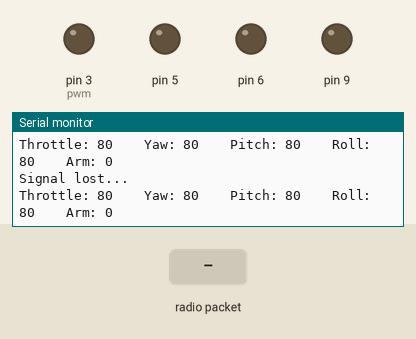
This sketch was run on a simulated Arduino Uno, built with avr-gcc and run on an emulated ATmega328P. On the bench: output pins drawn as LEDs (lit = HIGH), the last lines printed to the serial monitor. The inputs (shaded band) are chosen by the test bench. No radio packets arrive unless stated.

Above: at 1.2 s.
1.3 s: radio packet "Aux2:" arrives
At 1.5 s:
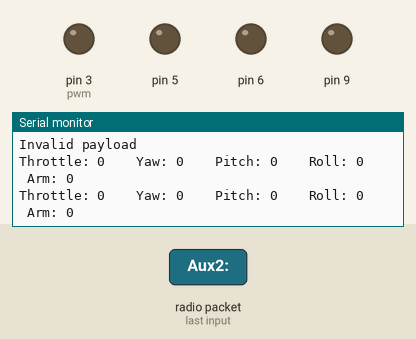
4.3 s: radio packet "#" arrives
At 4.43 s:
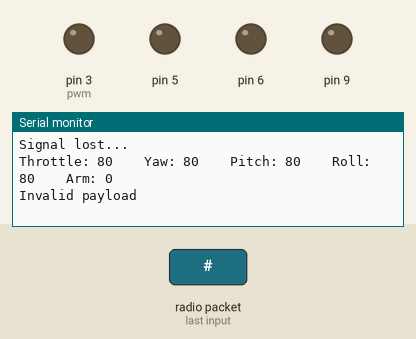

The sketch:

DroneTest_MiniPro.ino
```cpp
#include <SPI.h>
#include <nRF24L01.h>
#include <RF24.h>

//Pinouts
//MOSI  <==>  11
//MISO  <==> 12
//SCK   <==>   13

int pwm = 3;  //PWM output on pin D3

//create objects
RF24 radio(7, 8);   // nRF24L01 (CE, CSN)
const byte address[6] = "000786"; // Remember that this code is the same as in the transmitter and receiver
unsigned long lastRecvTime = 0;
/**************************************************/

// Max size of this struct is 32 bytes - NRF24L01 buffer limit
struct Data_Package {
  //byte j1PotX;
  //byte j1PotY;
  //byte j1Button;
  //byte j2PotX;
  //byte j2PotY;
  //byte j2Button;
  byte throttle;
  byte yaw;
  byte pitch;
  byte roll;
  byte arm;      //0-DISARMED 1-ARMED
  //byte AUX1;
  //byte AUX2;
  //byte GPSSwtich; //0-OFF 1-ON
};

/**************************************************/
// Instanciate a Chrono object.
Data_Package data; //Create a variable with the above structure

void resetPacket(){
  // Set initial default values
  //data.j1PotX = 127; // Values from 0 to 255. When Joystick is in resting position, the value is in the middle, or 127. We actually map the pot value from 0 to 1023 to 0 to 255 because that's one BYTE value
  //data.j1PotY = 127;
  //data.j2PotX = 127;
  //data.j2PotY = 127;
  //data.j1Button = 1;
  //data.j2Button = 1;
  data.throttle = 80;
  data.yaw = 80;
  data.pitch = 80;
  data.roll = 80;
  data.arm = 0;
  //data.AUX1 = 1;
  //data.AUX2 = 1;
  //data.GPSSwtich = 0;
}

/**************************************************/

void setup() {
  //pinMode(LED_BUILTIN, OUTPUT);
  pinMode(3,OUTPUT);
  pinMode(5,OUTPUT);
  pinMode(6,OUTPUT);
  pinMode(9,OUTPUT);
  digitalWrite(3,LOW);
  digitalWrite(5,LOW);
  digitalWrite(6,LOW);
  digitalWrite(9,LOW);

  Serial.begin(9600);
  Serial.println("Restarting....");
  resetPacket();
  lastRecvTime = millis(); //here we receive the data
  // Define the radio communication
  //Serial.print("initialize Radio...");
  radio.begin();
  radio.openReadingPipe(0,address);
  radio.setPALevel(RF24_PA_LOW);
  radio.setDataRate(RF24_250KBPS);
  radio.setAutoAck(false);  //Must have this line
  //we start the radio comunication
  radio.startListening();
  //Serial.print("Radio Listening...");
}


/**************************************************/

void recvData()
{
  //digitalWrite(LED_BUILTIN, LOW);
  if (radio.available()) {
    //radio.read(&data, sizeof(Data_Package));

    char text[20] = "";
    radio.read(&text, sizeof(text));
    //Serial.println(text);
    lastRecvTime = millis(); //here we receive the data
    //parse payload
    int i =0;
    int j = 0;
    String values[5];
    //Start char
    if(text[0] != '['){
      Serial.println("Invalid payload");
    }
    for(i=1; i< 20; i++){
        if(text[i]=='#'){
          j = j +1;
          continue;
        }
        else if(text[i]==']'){
         i=20;
        }
        else
        {
          values[j] += text[i];
        }
    }
    //Serial.println(values[0] + " " + values[1] + " " + values[2] + " " + values[3] + " " + values[4]);
    data.throttle = values[0].toInt();
    data.yaw = values[1].toInt();
    data.pitch = values[2].toInt();
    data.roll = values[3].toInt();
    data.arm = values[4].toInt();
  }
}

/**************************************************/

void loop()
{
  recvData();
  unsigned long now1 = millis();
  //Here we check if we've lost signal, if we did we reset the values
  if ( now1 - lastRecvTime > 1000 ) {
    // Signal lost?
    Serial.println("Signal lost...");
    //digitalWrite(LED_BUILTIN, LOW);
    resetPacket();
    //return;
  }

 Serial.print("Throttle: "); Serial.print(data.throttle);  Serial.print("    ");
 Serial.print("Yaw: ");      Serial.print(data.yaw);       Serial.print("    ");
 Serial.print("Pitch: ");    Serial.print(data.pitch);     Serial.print("    ");
 Serial.print("Roll: ");     Serial.print(data.roll);      Serial.print("    ");
 Serial.print("Arm: ");     Serial.print(data.arm);      Serial.println("    ");
 //Serial.print("Aux2: ");     Serial.print(data.AUX2);      Serial.print("\n");

   if(data.arm==1){
       analogWrite(pwm,data.throttle);
       analogWrite(6,data.throttle);
       analogWrite(5,data.throttle);
       analogWrite(9,data.throttle);
   }
   //delay(50);
}

/**************************************************/
```

Measured:
- after the input at 1.3 s, the serial monitor: prints a new line after 0.11 s (image 1)
